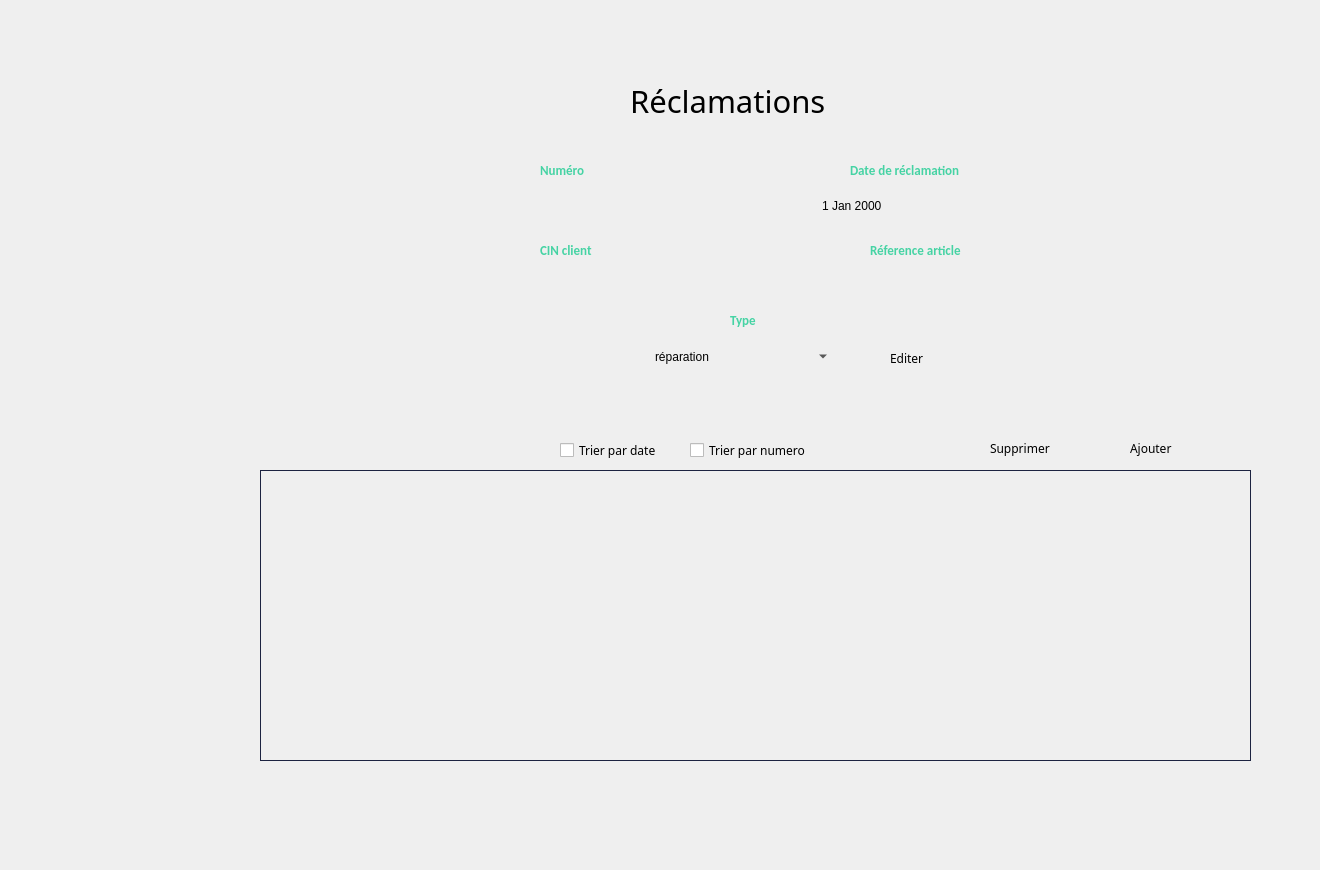
    <widget class="QWidget" name="page_19">
     <widget class="QLabel" name="label_412">
      <property name="geometry">
       <rect>
        <x>-20</x>
        <y>-20</y>
        <width>1311</width>
        <height>861</height>
       </rect>
      </property>
      <property name="text">
       <string/>
      </property>
      <property name="pixmap">
       <pixmap>../../Desktop/anglais/projet c++ design/bg2.png</pixmap>
      </property>
      <property name="scaledContents">
       <bool>true</bool>
      </property>
     </widget>
     <widget class="QPushButton" name="suprimerReclamations">
      <property name="geometry">
       <rect>
        <x>1040</x>
        <y>430</y>
        <width>91</width>
        <height>31</height>
       </rect>
      </property>
      <property name="styleSheet">
       <string notr="true">QPushButton {
	font-weight: 500;
	text-align: center;
    vertical-align: middle;
	background-color: transparent;
	padding: 5px 15px 15px 20px;
    color: #fff;
	font-size: 11px;
	border : 0;
	border-right: 3px solid transparent;
 	background-position: center top;
    background-repeat: no-repeat;
    background-origin: content;
    background-image: url(&quot;C:/Users/hp/Desktop/anglais/projet c++ design/minus1.png&quot;);
}

QPushButton:hover {
	color: #ffffff;
	font-weight: 500;
	background-image: url(&quot;C:/Users/hp/Desktop/anglais/projet c++ design/minus2.png&quot;);
}</string>
      </property>
      <property name="text">
       <string/>
      </property>
     </widget>
     <widget class="QLineEdit" name="cinC_2">
      <property name="geometry">
       <rect>
        <x>470</x>
        <y>275</y>
        <width>191</width>
        <height>21</height>
       </rect>
      </property>
      <property name="styleSheet">
       <string notr="true"> background-color: Transparent;
 border: none;</string>
      </property>
     </widget>
     <widget class="QDateEdit" name="dateR_2">
      <property name="geometry">
       <rect>
        <x>820</x>
        <y>190</y>
        <width>191</width>
        <height>31</height>
       </rect>
      </property>
      <property name="styleSheet">
       <string notr="true"> background-color: Transparent;
 border: none;</string>
      </property>
     </widget>
     <widget class="QComboBox" name="combotype_2">
      <property name="geometry">
       <rect>
        <x>650</x>
        <y>341</y>
        <width>181</width>
        <height>31</height>
       </rect>
      </property>
      <property name="styleSheet">
       <string notr="true"> background-color: Transparent;
 border: none;</string>
      </property>
      <item>
       <property name="text">
        <string>réparation</string>
       </property>
      </item>
      <item>
       <property name="text">
        <string>remplacement</string>
       </property>
      </item>
     </widget>
     <widget class="QLineEdit" name="numR_2">
      <property name="geometry">
       <rect>
        <x>470</x>
        <y>195</y>
        <width>191</width>
        <height>22</height>
       </rect>
      </property>
      <property name="styleSheet">
       <string notr="true"> background-color: Transparent;
 border: none;</string>
      </property>
     </widget>
     <widget class="QPushButton" name="modiferReclamations">
      <property name="geometry">
       <rect>
        <x>930</x>
        <y>340</y>
        <width>71</width>
        <height>41</height>
       </rect>
      </property>
      <property name="styleSheet">
       <string notr="true">QPushButton {
	font-weight: 500;
	text-align: center;
    vertical-align: middle;
	background-color: transparent;
	padding: 5px 15px 15px 20px;
    color: #fff;
	font-size: 11px;
	border : 0;
	border-right: 3px solid transparent;
 	background-position: center top;
    background-repeat: no-repeat;
    background-origin: content;
    background-image: url(&quot;C:/Users/hp/Desktop/anglais/projet c++ design/edit1.png&quot;);
}

QPushButton:hover {
	color: #ffffff;
	font-weight: 500;
	background-image: url(&quot;C:/Users/hp/Desktop/anglais/projet c++ design/edit2.png&quot;);
}</string>
      </property>
      <property name="text">
       <string/>
      </property>
     </widget>
     <widget class="QLineEdit" name="lineEdit_7">
      <property name="geometry">
       <rect>
        <x>320</x>
        <y>435</y>
        <width>181</width>
        <height>22</height>
       </rect>
      </property>
      <property name="styleSheet">
       <string notr="true"> background-color: Transparent;
 border: none;</string>
      </property>
     </widget>
     <widget class="QLineEdit" name="refA_2">
      <property name="geometry">
       <rect>
        <x>820</x>
        <y>275</y>
        <width>191</width>
        <height>22</height>
       </rect>
      </property>
      <property name="styleSheet">
       <string notr="true"> background-color: Transparent;
 border: none;</string>
      </property>
     </widget>
     <widget class="QTableView" name="liste_reclamation">
      <property name="geometry">
       <rect>
        <x>260</x>
        <y>470</y>
        <width>991</width>
        <height>291</height>
       </rect>
      </property>
      <property name="styleSheet">
       <string notr="true">QTableView{
	background-color: transparent;
	gridline-color: #606060;
	color: #000000;
	alternate-background-color: #b5b5b1;
	border : 1px solid #1c2340;
	qproperty-defaultAlignment: AlignHCenter;
}
QTableView::item:focus
{
  	background-color: #939393;
	font-weight: 500;
}
QTableView::item
{
   text-align: center;
qproperty-defaultAlignment: AlignHCenter;
}

QHeaderView {
	background-color: #6ac6ad;
	qproperty-defaultAlignment: AlignHCenter;
 }
QHeaderView::section {
                     spacing: 10px;
                     background-color: #6ac6ad;
                     color: #757575;
                     margin: 1px;
					 border: 0;
                     text-align: center;
                     font-family: arial;
                     font-size: 12px;
 }

QTableView QTableCornerButton::section {
    background-color: #6ac6ad;
}</string>
      </property>
     </widget>
     <widget class="QCheckBox" name="numm">
      <property name="geometry">
       <rect>
        <x>690</x>
        <y>440</y>
        <width>141</width>
        <height>20</height>
       </rect>
      </property>
      <property name="font">
       <font>
        <family>Montserrat Alternates</family>
       </font>
      </property>
      <property name="text">
       <string>Trier par numero</string>
      </property>
     </widget>
     <widget class="QPushButton" name="pushButton_12222">
      <property name="geometry">
       <rect>
        <x>820</x>
        <y>430</y>
        <width>71</width>
        <height>31</height>
       </rect>
      </property>
      <property name="styleSheet">
       <string notr="true">QPushButton {
	font-weight: 500;
	text-align: center;
    vertical-align: middle;
	background-color: transparent;
	padding: 5px 15px 15px 20px;
    color: #fff;
	font-size: 11px;
	border : 0;
	border-right: 3px solid transparent;
 	background-position: center top;
    background-repeat: no-repeat;
    background-origin: content;
    background-image: url(&quot;C:/Users/hp/Desktop/anglais/projet c++ design/ok1.png&quot;);
}

QPushButton:hover {
	color: #ffffff;
	font-weight: 500;
	background-image: url(&quot;C:/Users/hp/Desktop/anglais/projet c++ design/ok2.png&quot;);
}</string>
      </property>
      <property name="text">
       <string/>
      </property>
      <property name="default">
       <bool>true</bool>
      </property>
     </widget>
     <widget class="QCheckBox" name="datee">
      <property name="geometry">
       <rect>
        <x>560</x>
        <y>440</y>
        <width>171</width>
        <height>20</height>
       </rect>
      </property>
      <property name="font">
       <font>
        <family>Montserrat Alternates</family>
       </font>
      </property>
      <property name="text">
       <string>Trier par date</string>
      </property>
     </widget>
     <widget class="QLabel" name="label_273">
      <property name="geometry">
       <rect>
        <x>270</x>
        <y>410</y>
        <width>251</width>
        <height>71</height>
       </rect>
      </property>
      <property name="text">
       <string/>
      </property>
      <property name="pixmap">
       <pixmap>../../Downloads/search.png</pixmap>
      </property>
      <property name="scaledContents">
       <bool>true</bool>
      </property>
     </widget>
     <widget class="QLabel" name="label_588">
      <property name="geometry">
       <rect>
        <x>450</x>
        <y>170</y>
        <width>231</width>
        <height>71</height>
       </rect>
      </property>
      <property name="text">
       <string/>
      </property>
      <property name="pixmap">
       <pixmap>../../Downloads/saisir.png</pixmap>
      </property>
      <property name="scaledContents">
       <bool>true</bool>
      </property>
     </widget>
     <widget class="QLabel" name="label_589">
      <property name="geometry">
       <rect>
        <x>800</x>
        <y>170</y>
        <width>231</width>
        <height>71</height>
       </rect>
      </property>
      <property name="text">
       <string/>
      </property>
      <property name="pixmap">
       <pixmap>../../Downloads/saisir.png</pixmap>
      </property>
      <property name="scaledContents">
       <bool>true</bool>
      </property>
     </widget>
     <widget class="QLabel" name="label_590">
      <property name="geometry">
       <rect>
        <x>450</x>
        <y>250</y>
        <width>231</width>
        <height>71</height>
       </rect>
      </property>
      <property name="text">
       <string/>
      </property>
      <property name="pixmap">
       <pixmap>../../Downloads/saisir.png</pixmap>
      </property>
      <property name="scaledContents">
       <bool>true</bool>
      </property>
     </widget>
     <widget class="QLabel" name="label_591">
      <property name="geometry">
       <rect>
        <x>800</x>
        <y>250</y>
        <width>231</width>
        <height>71</height>
       </rect>
      </property>
      <property name="text">
       <string/>
      </property>
      <property name="pixmap">
       <pixmap>../../Downloads/saisir.png</pixmap>
      </property>
      <property name="scaledContents">
       <bool>true</bool>
      </property>
     </widget>
     <widget class="QLabel" name="label_592">
      <property name="geometry">
       <rect>
        <x>620</x>
        <y>320</y>
        <width>231</width>
        <height>71</height>
       </rect>
      </property>
      <property name="text">
       <string/>
      </property>
      <property name="pixmap">
       <pixmap>../../Downloads/saisir.png</pixmap>
      </property>
      <property name="scaledContents">
       <bool>true</bool>
      </property>
     </widget>
     <widget class="QLabel" name="label_274">
      <property name="geometry">
       <rect>
        <x>540</x>
        <y>160</y>
        <width>111</width>
        <height>20</height>
       </rect>
      </property>
      <property name="font">
       <font>
        <family>Calibri</family>
        <pointsize>10</pointsize>
        <weight>75</weight>
        <bold>true</bold>
       </font>
      </property>
      <property name="styleSheet">
       <string notr="true">color: rgb(70, 211, 164);</string>
      </property>
      <property name="text">
       <string>Numéro</string>
      </property>
     </widget>
     <widget class="QLabel" name="label_275">
      <property name="geometry">
       <rect>
        <x>540</x>
        <y>240</y>
        <width>111</width>
        <height>20</height>
       </rect>
      </property>
      <property name="font">
       <font>
        <family>Calibri</family>
        <pointsize>10</pointsize>
        <weight>75</weight>
        <bold>true</bold>
       </font>
      </property>
      <property name="styleSheet">
       <string notr="true">color: rgb(70, 211, 164);</string>
      </property>
      <property name="text">
       <string>CIN client</string>
      </property>
     </widget>
     <widget class="QLabel" name="label_276">
      <property name="geometry">
       <rect>
        <x>850</x>
        <y>160</y>
        <width>151</width>
        <height>20</height>
       </rect>
      </property>
      <property name="font">
       <font>
        <family>Calibri</family>
        <pointsize>10</pointsize>
        <weight>75</weight>
        <bold>true</bold>
       </font>
      </property>
      <property name="styleSheet">
       <string notr="true">color: rgb(70, 211, 164);</string>
      </property>
      <property name="text">
       <string>Date de réclamation</string>
      </property>
     </widget>
     <widget class="QLabel" name="label_277">
      <property name="geometry">
       <rect>
        <x>870</x>
        <y>240</y>
        <width>131</width>
        <height>20</height>
       </rect>
      </property>
      <property name="font">
       <font>
        <family>Calibri</family>
        <pointsize>10</pointsize>
        <weight>75</weight>
        <bold>true</bold>
       </font>
      </property>
      <property name="styleSheet">
       <string notr="true">color: rgb(70, 211, 164);</string>
      </property>
      <property name="text">
       <string>Réference article</string>
      </property>
     </widget>
     <widget class="QLabel" name="label_278">
      <property name="geometry">
       <rect>
        <x>730</x>
        <y>310</y>
        <width>111</width>
        <height>20</height>
       </rect>
      </property>
      <property name="font">
       <font>
        <family>Calibri</family>
        <pointsize>10</pointsize>
        <weight>75</weight>
        <bold>true</bold>
       </font>
      </property>
      <property name="styleSheet">
       <string notr="true">color: rgb(70, 211, 164);</string>
      </property>
      <property name="text">
       <string>Type</string>
      </property>
     </widget>
     <widget class="QLabel" name="label_593">
      <property name="geometry">
       <rect>
        <x>890</x>
        <y>350</y>
        <width>61</width>
        <height>16</height>
       </rect>
      </property>
      <property name="font">
       <font>
        <family>Montserrat Alternates</family>
       </font>
      </property>
      <property name="text">
       <string>Editer </string>
      </property>
     </widget>
     <widget class="QLabel" name="label_594">
      <property name="geometry">
       <rect>
        <x>990</x>
        <y>440</y>
        <width>81</width>
        <height>16</height>
       </rect>
      </property>
      <property name="font">
       <font>
        <family>Montserrat Alternates</family>
       </font>
      </property>
      <property name="text">
       <string>Supprimer </string>
      </property>
     </widget>
     <widget class="QLabel" name="label_595">
      <property name="geometry">
       <rect>
        <x>630</x>
        <y>60</y>
        <width>301</width>
        <height>81</height>
       </rect>
      </property>
      <property name="font">
       <font>
        <family>Montserrat Alternates</family>
        <pointsize>23</pointsize>
       </font>
      </property>
      <property name="text">
       <string>Réclamations</string>
      </property>
     </widget>
     <widget class="QPushButton" name="pushButton_18">
      <property name="geometry">
       <rect>
        <x>1170</x>
        <y>430</y>
        <width>93</width>
        <height>28</height>
       </rect>
      </property>
      <property name="styleSheet">
       <string notr="true">QPushButton {
	font-weight: 500;
	text-align: center;
    vertical-align: middle;
	background-color: transparent;
	padding: 5px 15px 15px 20px;
    color: #fff;
	font-size: 11px;
	border : 0;
	border-right: 3px solid transparent;
 	background-position: center top;
    background-repeat: no-repeat;
    background-origin: content;
    background-image: url(&quot;C:/Users/hp/Desktop/anglais/projet c++ design/ajouter1.png&quot;);
}

QPushButton:hover {
	color: #ffffff;
	font-weight: 500;
	background-image: url(&quot;C:/Users/hp/Desktop/anglais/projet c++ design/ajouter2.png&quot;);
}</string>
      </property>
      <property name="text">
       <string/>
      </property>
     </widget>
     <widget class="QLabel" name="label_624">
      <property name="geometry">
       <rect>
        <x>1130</x>
        <y>440</y>
        <width>81</width>
        <height>16</height>
       </rect>
      </property>
      <property name="font">
       <font>
        <family>Montserrat Alternates</family>
       </font>
      </property>
      <property name="text">
       <string>Ajouter</string>
      </property>
     </widget>
     <widget class="QPushButton" name="affect_3">
      <property name="geometry">
       <rect>
        <x>100</x>
        <y>260</y>
        <width>91</width>
        <height>61</height>
       </rect>
      </property>
      <property name="styleSheet">
       <string notr="true">QPushButton {
	font-weight: 500;
	text-align: center;
    vertical-align: middle;
	background-color: transparent;
	padding: 5px 15px 15px 20px;
    color: #fff;
	font-size: 11px;
	border : 0;
	border-right: 3px solid transparent;
 	background-position: center top;
    background-repeat: no-repeat;
    background-origin: content;
    background-image: url(&quot;C:/Users/hp/Desktop/anglais/projet c++ design/affecter1.png&quot;);
}

QPushButton:hover {
	color: #ffffff;
	font-weight: 500;
	background-image: url(&quot;C:/Users/hp/Desktop/anglais/projet c++ design/affecter2.png&quot;);
}</string>
      </property>
      <property name="text">
       <string/>
      </property>
     </widget>
     <widget class="QPushButton" name="pushButton_166">
      <property name="geometry">
       <rect>
        <x>100</x>
        <y>370</y>
        <width>91</width>
        <height>81</height>
       </rect>
      </property>
      <property name="styleSheet">
       <string notr="true">QPushButton {
	font-weight: 500;
	text-align: center;
    vertical-align: middle;
	background-color: transparent;
	padding: 5px 15px 15px 20px;
    color: #fff;
	font-size: 11px;
	border : 0;
	border-right: 3px solid transparent;
 	background-position: center top;
    background-repeat: no-repeat;
    background-origin: content;
    background-image: url(&quot;C:/Users/hp/Desktop/anglais/projet c++ design/reclamation1.png&quot;);
}

QPushButton:hover {
	color: #ffffff;
	font-weight: 500;
	background-image: url(&quot;C:/Users/hp/Desktop/anglais/projet c++ design/reclamation2.png&quot;);
}</string>
      </property>
      <property name="text">
       <string/>
      </property>
     </widget>
     <zorder>label_412</zorder>
     <zorder>suprimerReclamations</zorder>
     <zorder>modiferReclamations</zorder>
     <zorder>liste_reclamation</zorder>
     <zorder>numm</zorder>
     <zorder>pushButton_12222</zorder>
     <zorder>datee</zorder>
     <zorder>label_273</zorder>
     <zorder>lineEdit_7</zorder>
     <zorder>label_588</zorder>
     <zorder>numR_2</zorder>
     <zorder>label_589</zorder>
     <zorder>dateR_2</zorder>
     <zorder>label_590</zorder>
     <zorder>cinC_2</zorder>
     <zorder>label_591</zorder>
     <zorder>refA_2</zorder>
     <zorder>label_592</zorder>
     <zorder>combotype_2</zorder>
     <zorder>label_274</zorder>
     <zorder>label_275</zorder>
     <zorder>label_276</zorder>
     <zorder>label_277</zorder>
     <zorder>label_278</zorder>
     <zorder>label_593</zorder>
     <zorder>label_594</zorder>
     <zorder>label_595</zorder>
     <zorder>pushButton_18</zorder>
     <zorder>label_624</zorder>
     <zorder>affect_3</zorder>
     <zorder>pushButton_166</zorder>
    </widget>
